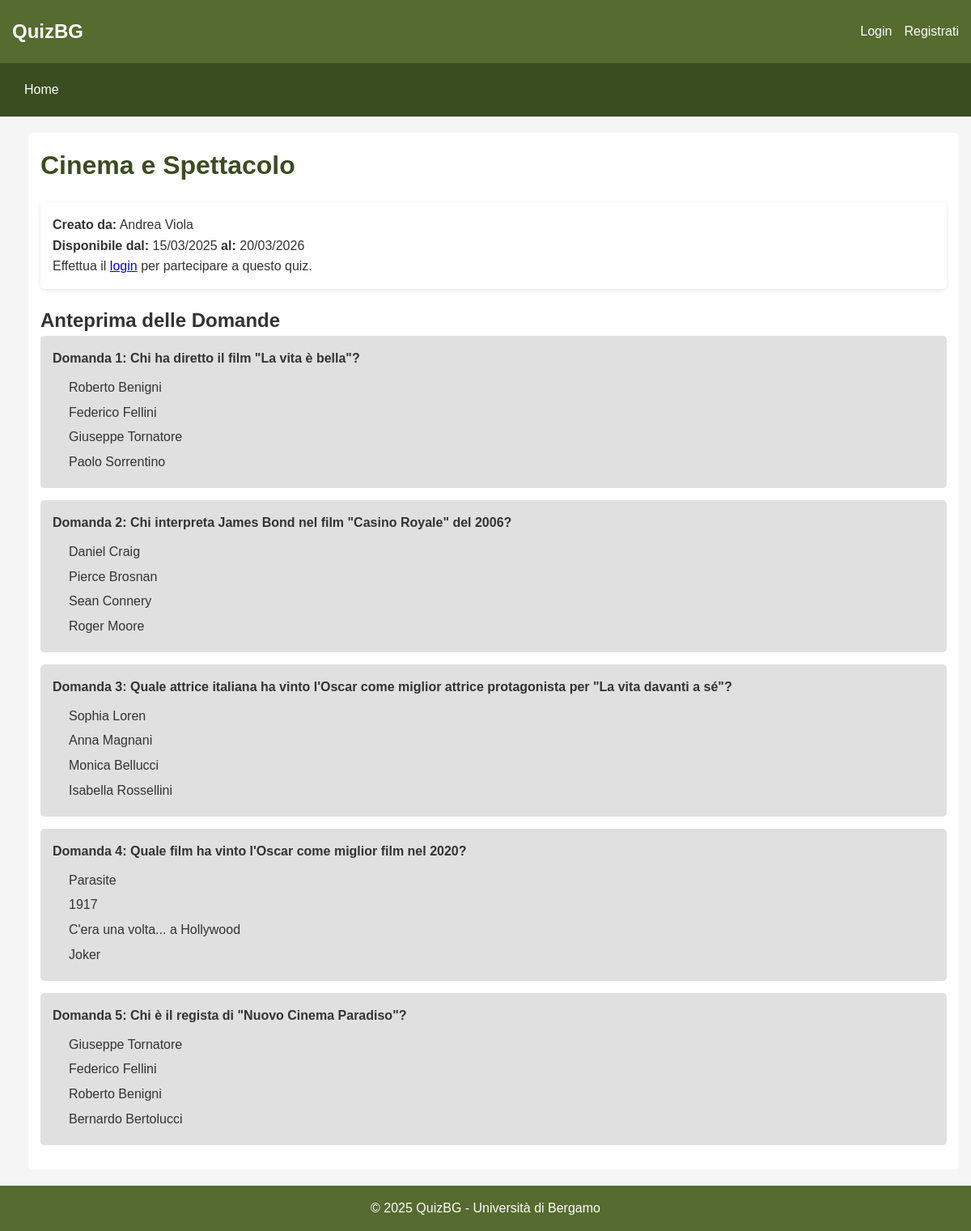
Page /view_quiz.php?id=7 on the committed database.
### tables this page shows
CREATE TABLE Quiz (
    codice INT AUTO_INCREMENT PRIMARY KEY,
    titolo VARCHAR(255) NOT NULL,
    dataInizio DATE NOT NULL,
    dataFine DATE NOT NULL,
    creatore VARCHAR(50) NOT NULL,
    FOREIGN KEY (creatore) REFERENCES Utente(nomeUtente) ON DELETE CASCADE
);

CREATE TABLE Utente (
    nomeUtente VARCHAR(50) PRIMARY KEY,
    nome VARCHAR(100) NOT NULL,
    cognome VARCHAR(100) NOT NULL,
    eMail VARCHAR(100) NOT NULL UNIQUE
);

CREATE TABLE Domanda (
    quiz INT NOT NULL,
    numero INT NOT NULL,
    testo TEXT NOT NULL,
    PRIMARY KEY (quiz, numero),
    FOREIGN KEY (quiz) REFERENCES Quiz(codice) ON DELETE CASCADE
);

CREATE TABLE Risposta (
    quiz INT NOT NULL,
    domanda INT NOT NULL,
    numero INT NOT NULL,
    testo TEXT NOT NULL,
    tipo ENUM('Corretta', 'Sbagliata') NOT NULL,
    punteggio INT DEFAULT 0,
    PRIMARY KEY (quiz, domanda, numero),
    FOREIGN KEY (quiz, domanda) REFERENCES Domanda(quiz, numero) ON DELETE CASCADE
);

### view_quiz.php (the view, shortened to what this page needs)
<?php
include 'includes/header.php';
require_once 'config/database.php';
$quiz_id = (int) $_GET['id'];
try {
    $sql = "SELECT q.*, u.nome, u.cognome
            FROM Quiz q
            JOIN Utente u ON q.creatore = u.nomeUtente
            WHERE q.codice = :quiz_id";
    $stmt = $pdo->prepare($sql);
    $stmt->execute(['quiz_id' => $quiz_id]);
    $quiz = $stmt->fetch(PDO::FETCH_ASSOC);
    $today = date('Y-m-d');
    $can_participate = isset($_SESSION['user']) && $quiz['dataFine'] >= $today;
    $sql = "SELECT * FROM Domanda WHERE quiz = :quiz_id ORDER BY numero";
    $stmt = $pdo->prepare($sql);
    $stmt->execute(['quiz_id' => $quiz_id]);
    $questions = $stmt->fetchAll(PDO::FETCH_ASSOC);
    foreach ($questions as $i => $question) {
        $sql = "SELECT * FROM Risposta WHERE quiz = :quiz AND domanda = :domanda ORDER BY numero";
        $stmt = $pdo->prepare($sql);
        $stmt->execute([
            'quiz' => $quiz_id,
            'domanda' => $question['numero']
        ]);
        $questions[$i]['answers'] = $stmt->fetchAll(PDO::FETCH_ASSOC);
    }
} catch (PDOException $e) {
    die("Errore DB: " . $e->getMessage());
}
?>
<div class="main-content">
    <div class="content">
        <h1><?php echo htmlspecialchars($quiz['titolo']); ?></h1>
        <div class="card">
            <div class="card-content">
                <p><strong>Creato da:</strong> <?php echo htmlspecialchars($quiz['nome'] . ' ' . $quiz['cognome']); ?></p>
                <p><strong>Disponibile dal:</strong> <?php echo date('d/m/Y', strtotime($quiz['dataInizio'])); ?> <strong>al:</strong> <?php echo date('d/m/Y', strtotime($quiz['dataFine'])); ?></p>
                <?php if ($can_participate): ?>
                    <p>
                        <a href="participate.php?id=<?php echo $quiz_id; ?>" class="btn">Partecipa al Quiz</a>
                    </p>
                <?php elseif (!isset($_SESSION['user'])): ?>
                    <p>
                        Effettua il <a href="login.php">login</a> per partecipare a questo quiz.
                    </p>
                <?php elseif ($quiz['dataFine'] < $today): ?>
                    <p>
                        Questo quiz non è più disponibile.
                    </p>
                <?php endif; ?>
            </div>
        </div>
        <h2>Anteprima delle Domande</h2>
        <?php if (empty($questions)): ?>
            <p>Nessuna domanda trovata per questo quiz.</p>
        <?php else: ?>
            <?php foreach ($questions as $question): ?>
                <div class="question-item">
                    <div class="question-text">
                        Domanda <?php echo $question['numero']; ?>: <?php echo htmlspecialchars($question['testo']); ?>
                    </div>
                    <div class="answer-options">
                        <?php foreach ($question['answers'] as $answer): ?>
                            <div class="answer-option">
                                <?php echo htmlspecialchars($answer['testo']); ?>
                            </div>
                        <?php endforeach; ?>
                    </div>
                </div>
            <?php endforeach; ?>
        <?php endif; ?>
    </div>
</div>
<?php include 'includes/footer.php'; ?>

### assets/css/style.css (style rules this page uses)
:root { --main-color: #556B2F; --light-color: #8AA652; --dark-color: #3A4D20; --accent-color: #D4BA6A; --text-light: #FFFFFF; --text-dark: #333333; --background-light: #F5F5F5; --background-medium: #E0E0E0; }
* { margin: 0; padding: 0; box-sizing: border-box; font-family: 'Arial', sans-serif; }
body { background-color: var(--background-light); color: var(--text-dark); line-height: 1.6; display: flex; flex-direction: column; min-height: 100vh; }
.main-content { display: flex; margin: 20px 0; }
.content { flex: 1; padding: 15px; background-color: #fff; border-radius: 5px; margin-left: 20px; }
.content h1 { color: var(--dark-color); margin-bottom: 20px; }
.card { background-color: #fff; border-radius: 5px; box-shadow: 0 2px 5px rgba(0, 0, 0, 0.1); padding: 15px; margin-bottom: 20px; }
.card-content { color: var(--text-dark); }
.question-item { background-color: var(--background-medium); border-radius: 5px; padding: 15px; margin-bottom: 15px; }
.question-text { font-weight: bold; margin-bottom: 10px; }
.answer-options { margin-left: 20px; }
.answer-option { margin-bottom: 5px; }

### rows in the picture
quiz: titolo "Cinema e Spettacolo", creatore.cognome "Andrea Viola", dataInizio "15/03/2025", dataFine "20/03/2026"
domanda: numero "1", testo "Chi ha diretto il film \"La vita è bella\"?"
risposta: testo "Roberto Benigni"
risposta: testo "Federico Fellini"
risposta: testo "Giuseppe Tornatore"
risposta: testo "Paolo Sorrentino"
domanda: numero "2", testo "Chi interpreta James Bond nel film \"Casino Royale\" del 2006?"
risposta: testo "Daniel Craig"
risposta: testo "Pierce Brosnan"
risposta: testo "Sean Connery"
risposta: testo "Roger Moore"
domanda: numero "3", testo "Quale attrice italiana ha vinto l'Oscar come miglior attrice protagonista per \"La vita davanti a sé\"?"
risposta: testo "Sophia Loren"
risposta: testo "Anna Magnani"
risposta: testo "Monica Bellucci"
risposta: testo "Isabella Rossellini"
domanda: numero "4", testo "Quale film ha vinto l'Oscar come miglior film nel 2020?"
risposta: testo "Parasite"
risposta: testo "1917"
risposta: testo "C'era una volta... a Hollywood"
risposta: testo "Joker"
domanda: numero "5", testo "Chi è il regista di \"Nuovo Cinema Paradiso\"?"
risposta: testo "Giuseppe Tornatore"
risposta: testo "Federico Fellini"
risposta: testo "Roberto Benigni"
risposta: testo "Bernardo Bertolucci"
